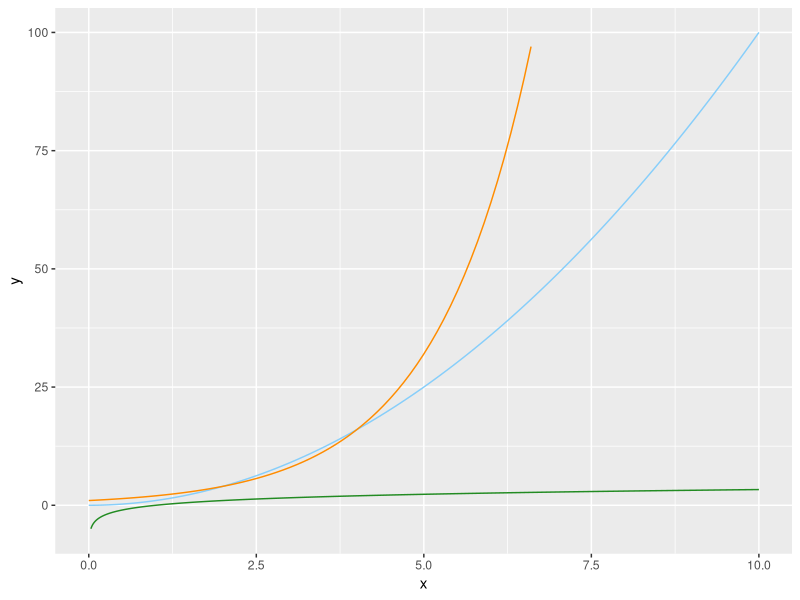
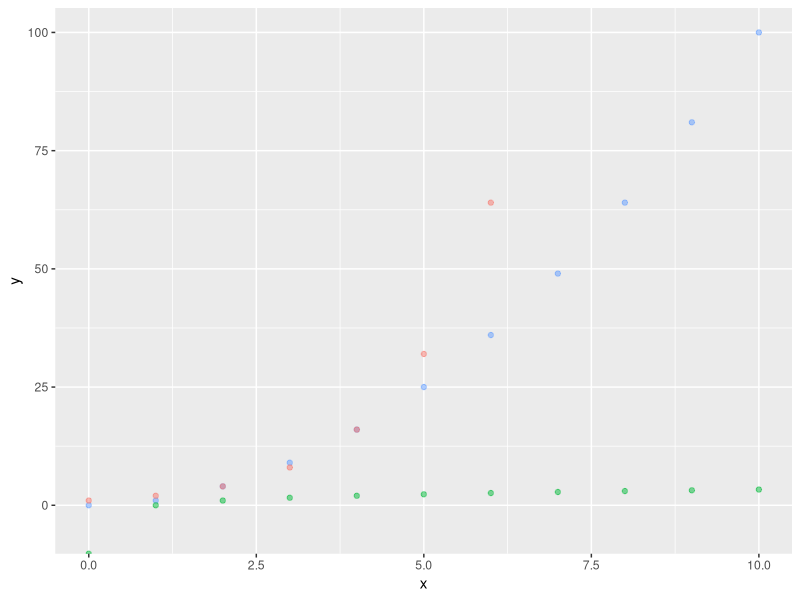

Recreate these plots in R, in order.
## ---- chunk 1
#| label: r-setup
#| warning: false
#| message: false
#| cache: true
library(ggplot2)
## ---- chunk 2
#| label: conts-domain
#| out-width: 80%
#| fig-format: svg
#| fig-cap: "Plot of $y = x^2$, $y = 2^x$, and $y = \\log_{2}x$ over $\\mathbb{R}$."
#| fig-width: 3
#| fig-height: 2.5
#| cache: true

ggplot(data.frame(x=c(0, 10)), aes(x=x)) +
  stat_function(fun=function(x){x**2}, colour="lightskyblue") +
  stat_function(fun=function(x){2**x}, colour="darkorange") +
  stat_function(fun=function(x){log(x,2)}, n=1e4, colour="forestgreen") +
  ylim(-5,100)
## ---- chunk 3
#| label: disc-domain
#| out-width: 80%
#| fig-format: svg
#| fig-cap: "Plot of $y = x^2$, $y = 2^x$, and $y = \\log_{2}x$ over $\\mathbb{Z}$."
#| fig-width: 3
#| fig-height: 2.5
#| cache: true

size <- 11
base <- 2
xvals <- 0:(size-1)

dat <- data.frame(
  x = rep(xvals, 3),
  y = c(xvals**base, base**xvals, log(xvals, base)),
  Function = c(rep('x^2', size), rep('2^x', size), rep('log2(x)', size))
)

ggplot(dat, aes(x=x, y=y, colour=Function)) + geom_point(alpha = 0.5) + ylim(-5,100) + theme(legend.position="none")
## ---- chunk 4
#| label: seq-demo
#| echo: true
# the odd numbers
seq(from=1, by=2, to=20)
